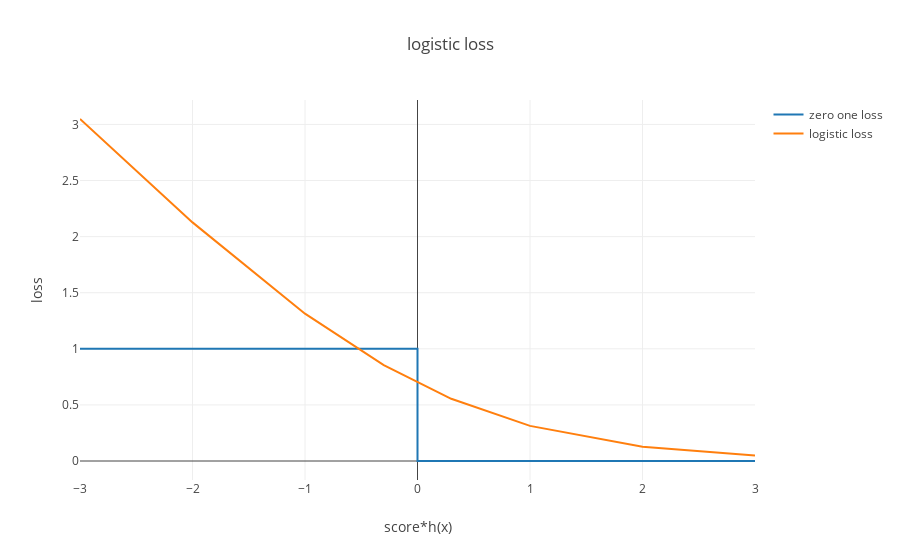

Notebook code for this chart:
### Code cell
composite_scores = [-3, -2, -1, 0, 0, 1, 2, 3]
losses = [1, 1, 1, 1, 0, 0, 0, 0]

zero_one_trace = trace_values(composite_scores, losses, mode = 'lines', name = 'zero one loss')



logistic_loss_trace = trace_values(multiplied_scores, logistic_losses, mode = 'lines', name = 'logistic loss')

plot([zero_one_trace, logistic_loss_trace], layout = {'title': 'logistic loss', 'xaxis': {'title': 'score*h(x)'}, 'yaxis': {'title': 'loss'}})

### Figure 1 — Plotly figure (JSON) as saved in the notebook; plotly's stock layout.template omitted (floating-point values rounded to 4 significant figures)
{"data": [{"mode": "lines", "name": "zero one loss", "text": [], "type": "scatter", "uid": "a1e5adb8-2be0-4cb4-a8fc-1689a4601c1b", "x": [-3, -2, -1, 0, 0, 1, 2, 3], "y": [1, 1, 1, 1, 0, 0, 0, 0]}, {"mode": "lines", "name": "logistic loss", "text": [], "type": "scatter", "uid": "27922b2d-4612-44fe-ada6-f3a0d8af3294", "x": [-3, -2, -1, -0.3, 0.3, 1, 2, 3], "y": [3.049, 2.127, 1.313, 0.8544, 0.5544, 0.3133, 0.1269, 0.04859]}], "layout": {"autosize": true, "title": {"text": "logistic loss"}, "xaxis": {"autorange": true, "range": [-3, 3], "title": {"text": "score*h(x)"}, "type": "linear"}, "yaxis": {"autorange": true, "range": [-0.1694, 3.218], "title": {"text": "loss"}, "type": "linear"}}}
